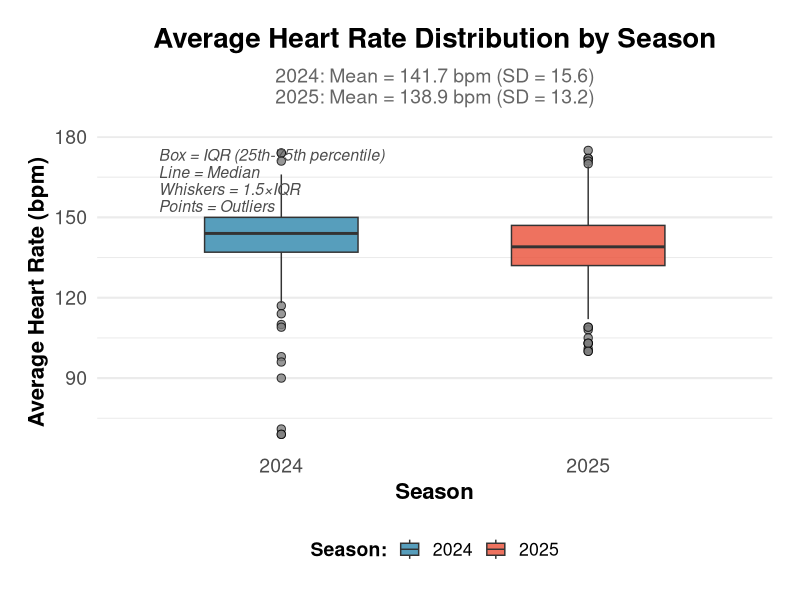
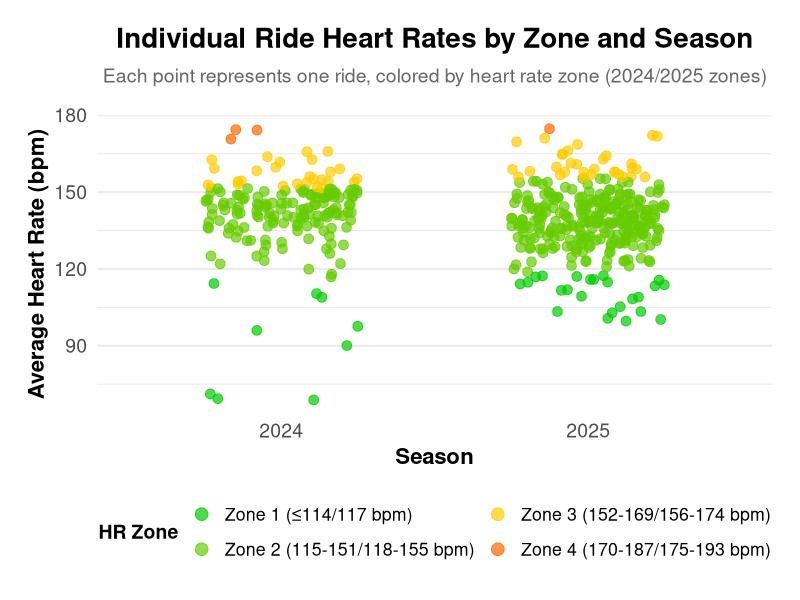
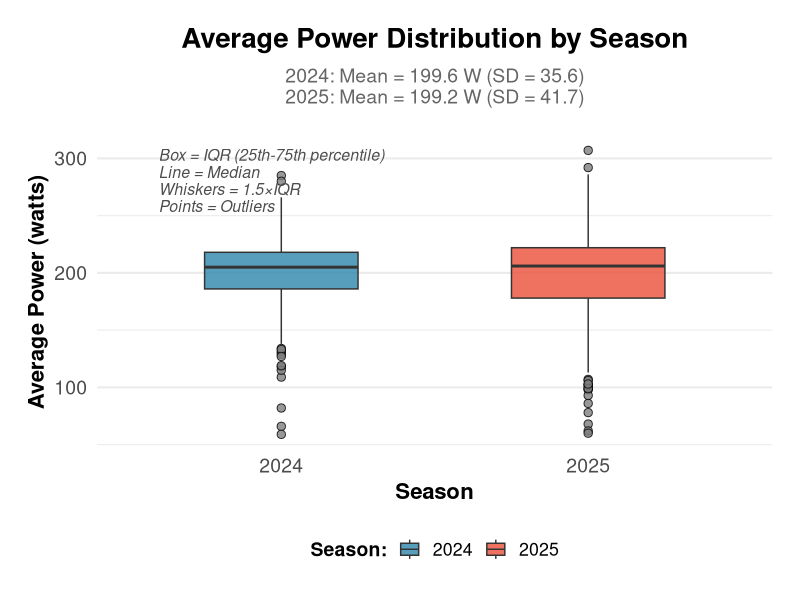
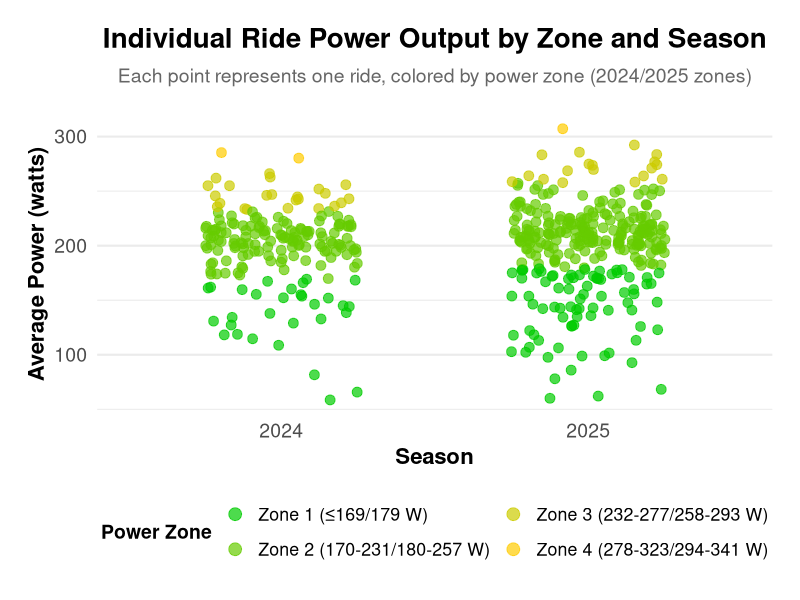

These figures' R source, in order:
# Generate PDF Report with All Cycling Visualizations
# INFOST 582 Final Project

library(ggplot2)
library(dplyr)
library(lubridate)
library(tidyr)

# Load data
data <- read.csv("data/raw/garmin_activities.csv", stringsAsFactors = FALSE)

# Convert start_time to datetime and extract components
data$start_time <- as.POSIXct(data$start_time, format = "%Y-%m-%d %H:%M:%S")
data$year <- year(data$start_time)
data$month <- month(data$start_time)
data$month_name <- month(data$start_time, label = TRUE, abbr = TRUE)

# Filter for cycling activities only
cycling_data <- data %>%
  filter(sport == "cycling")

# Determine if activity is indoor
cycling_data <- cycling_data %>%
  mutate(is_indoor = sub_sport %in% c("indoor_cycling", "virtual_activity"))

# Define cycling seasons
cycling_data <- cycling_data %>%
  mutate(season = case_when(
    year == 2024 & month >= 3 & month <= 10 ~ "2024",
    year == 2025 & month >= 3 & month <= 10 ~ "2025",
    TRUE ~ NA_character_
  ))

# Filter for in-season rides only
season_data <- cycling_data %>%
  filter(season %in% c("2024", "2025"))

# Convert distance from meters to miles
season_data <- season_data %>%
  mutate(distance_miles = total_distance / 1609.34,
         total_hours = total_elapsed_time / 3600)

# Define zone functions
get_hr_zone_2024 <- function(hr) {
  case_when(
    is.na(hr) ~ NA_character_,
    hr <= 114 ~ "Zone 1",
    hr <= 151 ~ "Zone 2",
    hr <= 169 ~ "Zone 3",
    hr <= 187 ~ "Zone 4",
    TRUE ~ "Zone 5"
  )
}

get_hr_zone_2025 <- function(hr) {
  case_when(
    is.na(hr) ~ NA_character_,
    hr <= 117 ~ "Zone 1",
    hr <= 155 ~ "Zone 2",
    hr <= 174 ~ "Zone 3",
    hr <= 193 ~ "Zone 4",
    TRUE ~ "Zone 5"
  )
}

get_power_zone_2024 <- function(power) {
  case_when(
    is.na(power) ~ NA_character_,
    power <= 169 ~ "Zone 1",
    power <= 231 ~ "Zone 2",
    power <= 277 ~ "Zone 3",
    power <= 323 ~ "Zone 4",
    power <= 370 ~ "Zone 5",
    power <= 462 ~ "Zone 6",
    TRUE ~ "Zone 7"
  )
}

get_power_zone_2025 <- function(power) {
  case_when(
    is.na(power) ~ NA_character_,
    power <= 179 ~ "Zone 1",
    power <= 257 ~ "Zone 2",
    power <= 293 ~ "Zone 3",
    power <= 341 ~ "Zone 4",
    power <= 390 ~ "Zone 5",
    power <= 488 ~ "Zone 6",
    TRUE ~ "Zone 7"
  )
}

# Apply zone classification
season_data <- season_data %>%
  mutate(
    hr_zone = case_when(
      season == "2024" ~ get_hr_zone_2024(avg_heart_rate),
      season == "2025" ~ get_hr_zone_2025(avg_heart_rate),
      TRUE ~ NA_character_
    ),
    power_zone = case_when(
      season == "2024" ~ get_power_zone_2024(avg_power),
      season == "2025" ~ get_power_zone_2025(avg_power),
      TRUE ~ NA_character_
    )
  )

# Prepare data
hr_data <- season_data %>%
  filter(!is.na(avg_heart_rate)) %>%
  select(season, avg_heart_rate, hr_zone)

power_data <- season_data %>%
  filter(!is.na(avg_power)) %>%
  select(season, avg_power, power_zone)

# Calculate statistics
hr_stats <- hr_data %>%
  group_by(season) %>%
  summarise(
    mean_hr = mean(avg_heart_rate, na.rm = TRUE),
    sd_hr = sd(avg_heart_rate, na.rm = TRUE),
    .groups = "drop"
  )

power_stats <- power_data %>%
  group_by(season) %>%
  summarise(
    mean_power = mean(avg_power, na.rm = TRUE),
    sd_power = sd(avg_power, na.rm = TRUE),
    .groups = "drop"
  )

# Open PDF device
pdf("Rplots.pdf", width = 11, height = 8.5)

# ============================================================================
# Page 1: Heart Rate Boxplot
# ============================================================================

p1 <- ggplot(hr_data, aes(x = season, y = avg_heart_rate, fill = season)) +
  geom_boxplot(alpha = 0.8, outlier.shape = 21, outlier.size = 2.5,
               outlier.fill = "gray50", outlier.color = "black",
               width = 0.5) +
  scale_fill_manual(values = c("2024" = "#2E86AB", "2025" = "#E94F37")) +
  labs(title = "Average Heart Rate Distribution by Season",
       subtitle = paste0("2024: Mean = ", round(hr_stats$mean_hr[hr_stats$season == "2024"], 1),
                        " bpm (SD = ", round(hr_stats$sd_hr[hr_stats$season == "2024"], 1), ")\n",
                        "2025: Mean = ", round(hr_stats$mean_hr[hr_stats$season == "2025"], 1),
                        " bpm (SD = ", round(hr_stats$sd_hr[hr_stats$season == "2025"], 1), ")"),
       x = "Season",
       y = "Average Heart Rate (bpm)") +
  theme_minimal(base_size = 16) +
  theme(
    plot.title = element_text(face = "bold", size = 20, hjust = 0.5, margin = margin(b = 10)),
    plot.subtitle = element_text(size = 14, hjust = 0.5, color = "gray40", margin = margin(b = 20)),
    legend.position = "bottom",
    legend.title = element_text(face = "bold", size = 14),
    panel.grid.major.x = element_blank(),
    axis.text = element_text(size = 14),
    axis.title = element_text(size = 16, face = "bold"),
    plot.margin = margin(20, 20, 20, 20)
  ) +
  guides(fill = guide_legend(title = "Season:", nrow = 1)) +
  annotate("text", x = 0.6, y = Inf, vjust = 1.2, hjust = 0,
           label = "Box = IQR (25th-75th percentile)\nLine = Median\nWhiskers = 1.5×IQR\nPoints = Outliers",
           size = 4, color = "gray30", fontface = "italic", lineheight = 0.9)

print(p1)

# ============================================================================
# Page 2: Heart Rate Scatter
# ============================================================================

p2 <- ggplot(hr_data, aes(x = season, y = avg_heart_rate, color = hr_zone)) +
  geom_jitter(width = 0.25, alpha = 0.7, size = 3) +
  scale_color_manual(values = c("Zone 1" = "#00CC00", "Zone 2" = "#66CC00",
                                "Zone 3" = "#FFCC00", "Zone 4" = "#FF6600",
                                "Zone 5" = "#FF0000"),
                     name = "HR Zone",
                     labels = c("Zone 1 (≤114/117 bpm)",
                               "Zone 2 (115-151/118-155 bpm)",
                               "Zone 3 (152-169/156-174 bpm)",
                               "Zone 4 (170-187/175-193 bpm)",
                               "Zone 5 (≥188/194 bpm)")) +
  labs(title = "Individual Ride Heart Rates by Zone and Season",
       subtitle = "Each point represents one ride, colored by heart rate zone (2024/2025 zones)",
       x = "Season",
       y = "Average Heart Rate (bpm)") +
  theme_minimal(base_size = 16) +
  theme(
    plot.title = element_text(face = "bold", size = 20, hjust = 0.5, margin = margin(b = 10)),
    plot.subtitle = element_text(size = 14, hjust = 0.5, color = "gray40", margin = margin(b = 20)),
    legend.position = "bottom",
    legend.title = element_text(face = "bold", size = 14),
    panel.grid.major.x = element_blank(),
    axis.text = element_text(size = 14),
    axis.title = element_text(size = 16, face = "bold"),
    plot.margin = margin(20, 20, 20, 20)
  ) +
  guides(color = guide_legend(ncol = 2, override.aes = list(size = 4)))

print(p2)

# ============================================================================
# Page 3: Power Boxplot
# ============================================================================

p3 <- ggplot(power_data, aes(x = season, y = avg_power, fill = season)) +
  geom_boxplot(alpha = 0.8, outlier.shape = 21, outlier.size = 2.5,
               outlier.fill = "gray50", outlier.color = "black",
               width = 0.5) +
  scale_fill_manual(values = c("2024" = "#2E86AB", "2025" = "#E94F37")) +
  labs(title = "Average Power Distribution by Season",
       subtitle = paste0("2024: Mean = ", round(power_stats$mean_power[power_stats$season == "2024"], 1),
                        " W (SD = ", round(power_stats$sd_power[power_stats$season == "2024"], 1), ")\n",
                        "2025: Mean = ", round(power_stats$mean_power[power_stats$season == "2025"], 1),
                        " W (SD = ", round(power_stats$sd_power[power_stats$season == "2025"], 1), ")"),
       x = "Season",
       y = "Average Power (watts)") +
  theme_minimal(base_size = 16) +
  theme(
    plot.title = element_text(face = "bold", size = 20, hjust = 0.5, margin = margin(b = 10)),
    plot.subtitle = element_text(size = 14, hjust = 0.5, color = "gray40", margin = margin(b = 20)),
    legend.position = "bottom",
    legend.title = element_text(face = "bold", size = 14),
    panel.grid.major.x = element_blank(),
    axis.text = element_text(size = 14),
    axis.title = element_text(size = 16, face = "bold"),
    plot.margin = margin(20, 20, 20, 20)
  ) +
  guides(fill = guide_legend(title = "Season:", nrow = 1)) +
  annotate("text", x = 0.6, y = Inf, vjust = 1.2, hjust = 0,
           label = "Box = IQR (25th-75th percentile)\nLine = Median\nWhiskers = 1.5×IQR\nPoints = Outliers",
           size = 4, color = "gray30", fontface = "italic", lineheight = 0.9)

print(p3)

# ============================================================================
# Page 4: Power Scatter
# ============================================================================

p4 <- ggplot(power_data, aes(x = season, y = avg_power, color = power_zone)) +
  geom_jitter(width = 0.25, alpha = 0.7, size = 3) +
  scale_color_manual(values = c("Zone 1" = "#00CC00", "Zone 2" = "#66CC00",
                                "Zone 3" = "#CCCC00", "Zone 4" = "#FFCC00",
                                "Zone 5" = "#FF9900", "Zone 6" = "#FF6600",
                                "Zone 7" = "#FF0000"),
                     name = "Power Zone",
                     labels = c("Zone 1 (≤169/179 W)",
                               "Zone 2 (170-231/180-257 W)",
                               "Zone 3 (232-277/258-293 W)",
                               "Zone 4 (278-323/294-341 W)",
                               "Zone 5 (324-370/342-390 W)",
                               "Zone 6 (371-462/391-488 W)",
                               "Zone 7 (≥463/489 W)")) +
  labs(title = "Individual Ride Power Output by Zone and Season",
       subtitle = "Each point represents one ride, colored by power zone (2024/2025 zones)",
       x = "Season",
       y = "Average Power (watts)") +
  theme_minimal(base_size = 16) +
  theme(
    plot.title = element_text(face = "bold", size = 20, hjust = 0.5, margin = margin(b = 10)),
    plot.subtitle = element_text(size = 14, hjust = 0.5, color = "gray40", margin = margin(b = 20)),
    legend.position = "bottom",
    legend.title = element_text(face = "bold", size = 14),
    panel.grid.major.x = element_blank(),
    axis.text = element_text(size = 14),
    axis.title = element_text(size = 16, face = "bold"),
    plot.margin = margin(20, 20, 20, 20)
  ) +
  guides(color = guide_legend(ncol = 2, override.aes = list(size = 4)))

print(p4)

# Close PDF device
dev.off()

cat("\nPDF report generated: Rplots.pdf\n")
cat("4 pages: HR Boxplot, HR Scatter, Power Boxplot, Power Scatter\n")
